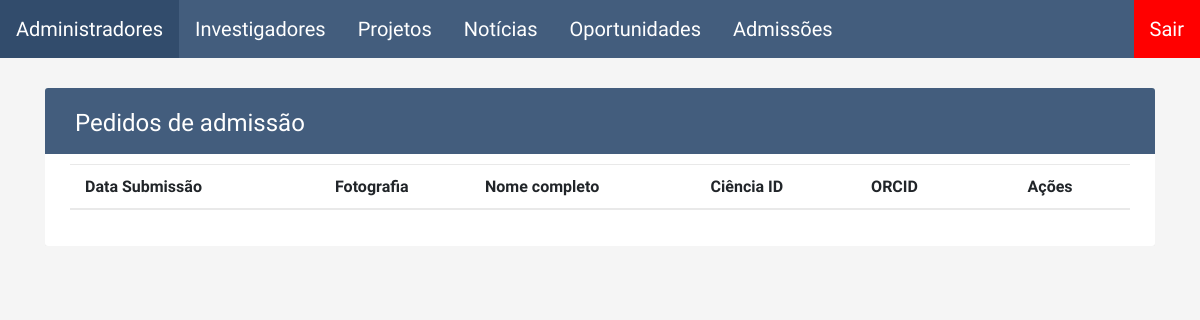
The app's page /backoffice/admissoes/index.php (signed in), older data.
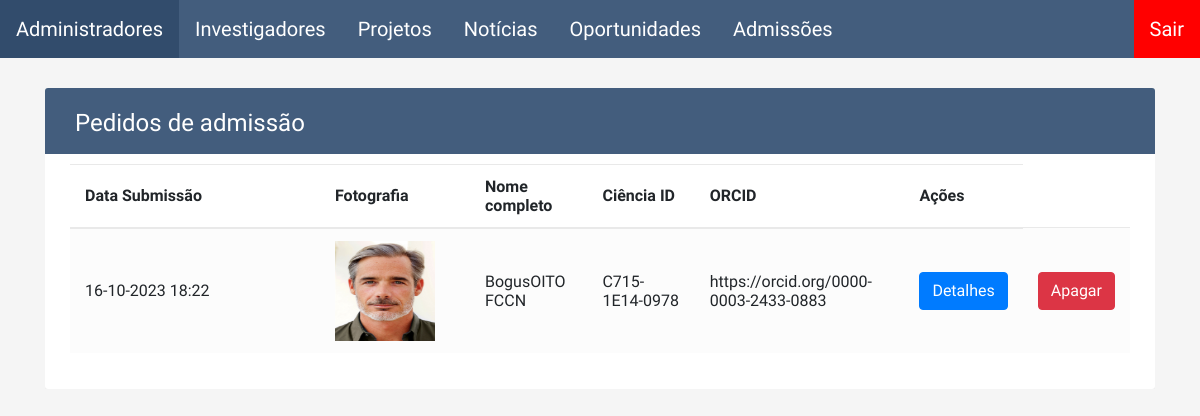
The same page, newer data.
### tables this page shows
CREATE TABLE `admissoes` (
  `id` int(11) NOT NULL,
  `nome_completo` varchar(255) NOT NULL,
  `nome_profissional` varchar(255) NOT NULL,
  `ciencia_id` varchar(100) NOT NULL,
  `orcid` varchar(255) NOT NULL,
  `email` varchar(100) NOT NULL,
  `telefone` varchar(20) NOT NULL,
  `grau_academico` varchar(255) NOT NULL,
  `ano_conclusao_academico` varchar(255) NOT NULL,
  `area_academico` varchar(255) NOT NULL,
  `area_investigacao` varchar(255) NOT NULL,
  `instituicao_vinculo` varchar(255) NOT NULL,
  `percentagem_dedicacao` varchar(255) NOT NULL,
  `pertencer_outro` tinyint(1) NOT NULL,
  `outro_texto` text,
  `biografia` text NOT NULL,
  `ficheiro_motivacao` varchar(255) NOT NULL,
  `ficheiro_recomendacao` varchar(255) NOT NULL,
  `ficheiro_cv` varchar(255) NOT NULL,
  `ficheiro_fotografia` varchar(255) NOT NULL,
  `data_criacao` timestamp NOT NULL DEFAULT CURRENT_TIMESTAMP
);

### backoffice/admissoes/index.php (the view, shortened to what this page needs)
<?php
require "../config/basedados.php";
$sql = "SELECT id, ficheiro_fotografia, nome_completo, ciencia_id, orcid, data_criacao FROM admissoes ORDER BY data_criacao DESC";
$result = mysqli_query($conn, $sql);
?>
<link rel="stylesheet" href="https://stackpath.bootstrapcdn.com/bootstrap/4.5.0/css/bootstrap.min.css">
<link rel="stylesheet" href="https://maxcdn.bootstrapcdn.com/font-awesome/4.7.0/css/font-awesome.min.css">
<div class="container-xl">
	<div class="table-responsive">
		<div class="table-wrapper">
			<div class="table-title">
				<div class="row">
					<div class="col-sm-6">
						<h2>Pedidos de admissão</h2>
					</div>
				</div>
			</div>
			<table class="table table-striped table-hover">
				<thead>
					<tr>
					<th style="min-width:150px">Data Submissão</th>
						<th style="max-width:150px">Fotografia</th>
						<th>Nome completo</th>
						<th style="min-width:100px">Ciência ID</th>
						<th style="min-width:100px">ORCID</th>
						<th>Ações</th>
					</tr>
				</thead>
				<tbody>
					<?php
					if (mysqli_num_rows($result) > 0) {
						while ($row = mysqli_fetch_assoc($result)) {
							$formatted_timestamp = date("d-m-Y H:i", strtotime($row["data_criacao"]));
							echo "<tr>";
							echo "<td>" . $formatted_timestamp . "</td>";
							echo "<td><img src='../assets/ficheiros_admissao/admissao_" . $row["id"] . "/" . $row["ficheiro_fotografia"] . "' width = '100px' height = '100px'></td>";
							echo "<td>" . $row["nome_completo"] . "</td>";
							echo "<td>" . $row["ciencia_id"] . "</td>";
							echo "<td>" . $row["orcid"] . "</td>";
							echo "<td><a href='details.php?id=" . $row["id"] . "' class='btn btn-primary'><span>Detalhes</span></a></td>";
							echo "<td><a href='remove.php?id=" . $row["id"] . "' class='btn btn-danger'><span>Apagar</span></a></td>";
							echo "</tr>";
						}
					}
					?>
				</tbody>
			</table>
		</div>
	</div>
</div>

Row changes from the older to the newer data that the page shows:
added admissoes: data_criacao "16-10-2023 18:22", ficheiro_fotografia (picture), nome_completo "BogusOITO FCCN", ciencia "C715-1E14-0978", orcid "https://orcid.org/0000-0003-2433-0883"
